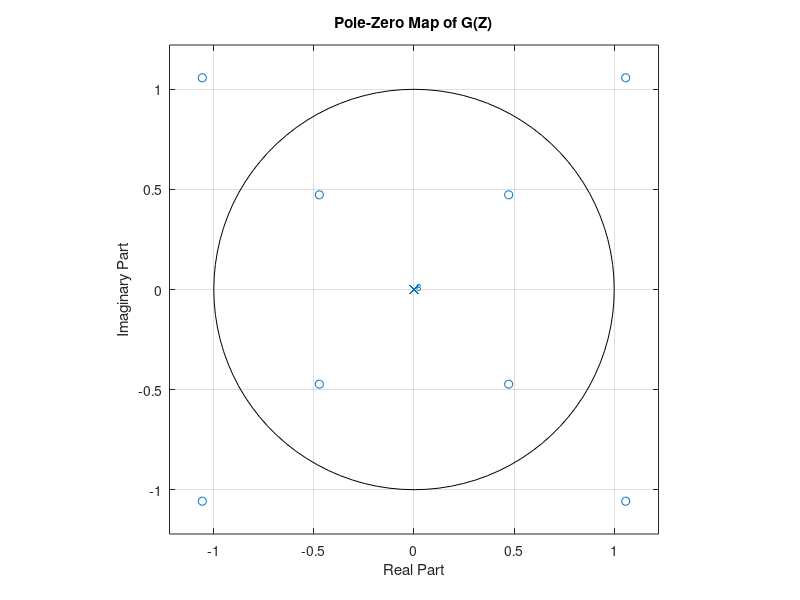

Write the MATLAB code that produced this figure. (Note: this script raises an error after producing the figure.)
% WIMALASOORIYA G.H.N.P.D.
% 2022E039

% Define the coefficients of the numerator
b = [5 0 0 0 26 0 0 0 5];  % 5Z^8 + 26Z^4 + 5

% Define the denominator (just 1)
a = 1;

% Find the zeros
zeros_G = roots(b);

% Plot the pole-zero map (no poles)
figure;
zplane(b, a);
title('Pole-Zero Map of G(Z)');
xlabel('Real Part');
ylabel('Imaginary Part');
grid on;

% Display the zeros
disp('Zeros of G(Z):');
disp(zeros_G);

% Use fvtool to analyze the filter
fvtool(b, a);

